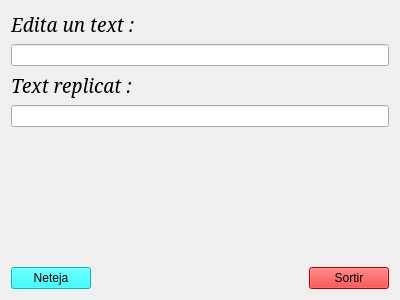
<?xml version="1.0" encoding="UTF-8"?>
<ui version="4.0">
 <class>Form</class>
 <widget class="QWidget" name="Form">
  <property name="geometry">
   <rect>
    <x>0</x>
    <y>0</y>
    <width>400</width>
    <height>300</height>
   </rect>
  </property>
  <property name="windowTitle">
   <string>Form</string>
  </property>
  <layout class="QVBoxLayout" name="verticalLayout_2">
   <item>
    <layout class="QVBoxLayout" name="verticalLayout">
     <item>
      <widget class="QLabel" name="label">
       <property name="font">
        <font>
         <family>Serif</family>
         <pointsize>14</pointsize>
         <italic>true</italic>
        </font>
       </property>
       <property name="text">
        <string>Edita un text :</string>
       </property>
      </widget>
     </item>
     <item>
      <widget class="QLineEdit" name="lineEdit"/>
     </item>
     <item>
      <widget class="QLabel" name="label_2">
       <property name="font">
        <font>
         <family>Serif</family>
         <pointsize>14</pointsize>
         <italic>true</italic>
        </font>
       </property>
       <property name="text">
        <string>Text replicat :</string>
       </property>
      </widget>
     </item>
     <item>
      <widget class="QLineEdit" name="lineEdit_2"/>
     </item>
     <item>
      <spacer name="verticalSpacer">
       <property name="orientation">
        <enum>Qt::Vertical</enum>
       </property>
       <property name="sizeHint" stdset="0">
        <size>
         <width>20</width>
         <height>40</height>
        </size>
       </property>
      </spacer>
     </item>
    </layout>
   </item>
   <item>
    <layout class="QHBoxLayout" name="horizontalLayout">
     <item>
      <widget class="QPushButton" name="pushButton">
       <property name="styleSheet">
        <string notr="true">background-color: rgb(0, 255, 255);</string>
       </property>
       <property name="text">
        <string>Neteja</string>
       </property>
      </widget>
     </item>
     <item>
      <spacer name="horizontalSpacer">
       <property name="orientation">
        <enum>Qt::Horizontal</enum>
       </property>
       <property name="sizeHint" stdset="0">
        <size>
         <width>40</width>
         <height>20</height>
        </size>
       </property>
      </spacer>
     </item>
     <item>
      <widget class="QPushButton" name="pushButton_2">
       <property name="styleSheet">
        <string notr="true">background-color: rgb(255, 0, 0);</string>
       </property>
       <property name="text">
        <string>Sortir</string>
       </property>
      </widget>
     </item>
    </layout>
   </item>
  </layout>
 </widget>
 <resources/>
 <connections>
  <connection>
   <sender>pushButton</sender>
   <signal>clicked()</signal>
   <receiver>lineEdit</receiver>
   <slot>clear()</slot>
   <hints>
    <hint type="sourcelabel">
     <x>33</x>
     <y>273</y>
    </hint>
    <hint type="destinationlabel">
     <x>34</x>
     <y>54</y>
    </hint>
   </hints>
  </connection>
  <connection>
   <sender>pushButton_2</sender>
   <signal>clicked()</signal>
   <receiver>Form</receiver>
   <slot>close()</slot>
   <hints>
    <hint type="sourcelabel">
     <x>327</x>
     <y>270</y>
    </hint>
    <hint type="destinationlabel">
     <x>271</x>
     <y>-2</y>
    </hint>
   </hints>
  </connection>
  <connection>
   <sender>lineEdit</sender>
   <signal>textChanged(QString)</signal>
   <receiver>lineEdit_2</receiver>
   <slot>setText(QString)</slot>
   <hints>
    <hint type="sourcelabel">
     <x>207</x>
     <y>57</y>
    </hint>
    <hint type="destinationlabel">
     <x>197</x>
     <y>118</y>
    </hint>
   </hints>
  </connection>
 </connections>
</ui>
